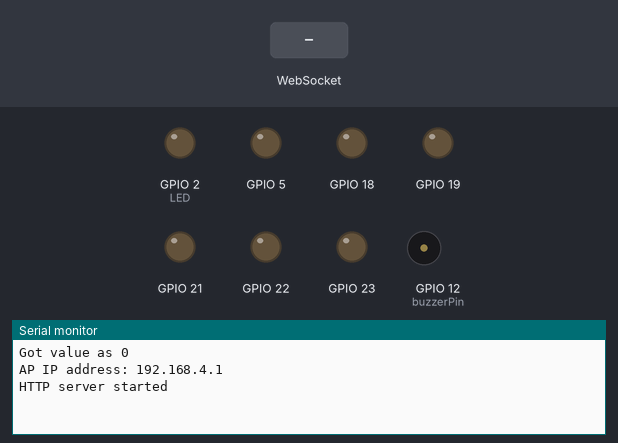
The sketch below on a simulated ESP32. Parts: output pins drawn as LEDs (lit = HIGH), buzzer (waves = sounding, pin HIGH), the last lines printed to the serial monitor. Inputs (shaded band) come from the test bench.

Above: at 1.2 s.
1.3 s: WebSocket text "MoveCar" received
At 2.0 s:
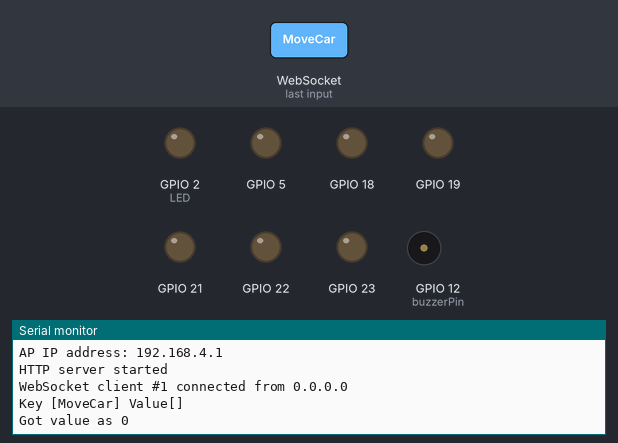
2.8 s: WebSocket text "Speed" received
At 3.1 s:
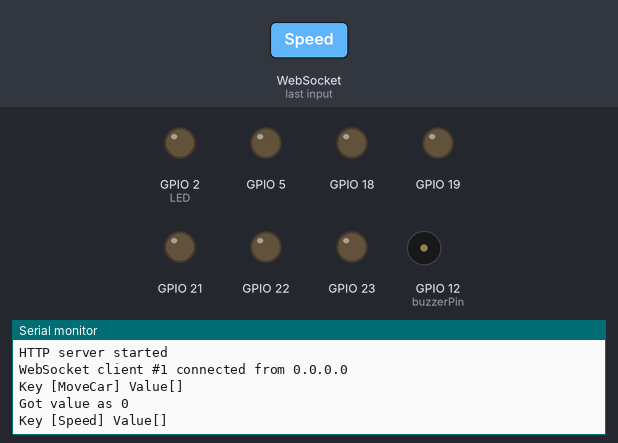
4.3 s: WebSocket text "MakeBuzz" received
At 5.5 s:
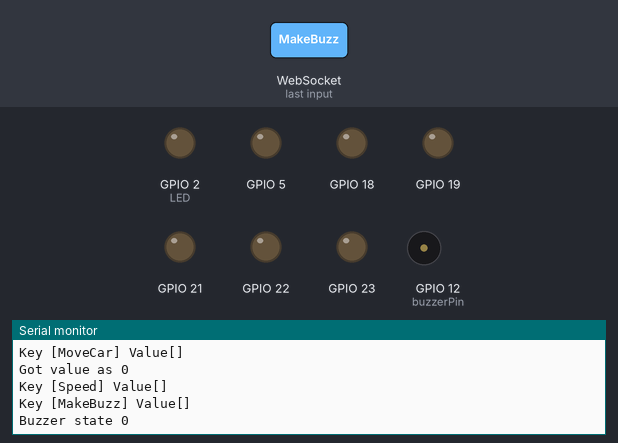

The sketch:

Wifi_Controlled_Robot_Car.ino
```cpp
#include <Arduino.h>
#ifdef ESP32
#include <WiFi.h>
#include <AsyncTCP.h>
#elif defined(ESP8266)
#include <ESP8266WiFi.h>
#include <ESPAsyncTCP.h>
#endif
#include <ESPAsyncWebServer.h>
#include <iostream>
#include <sstream>

#define buzzerPin 12
#define EnA 23
#define EnB 22
#define IN1 21
#define IN2 19
#define IN3 18
#define IN4 5
#define LED 2

struct MOTOR_PINS
{
  int pinEn;
  int pinIN1;
  int pinIN2;
};
std::vector<MOTOR_PINS> motorPins =
{
  {EnA, IN1, IN2},    //RIGHT_MOTOR Pins (EnA, IN1, IN2)
  {EnB, IN3, IN4},  //LEFT_MOTOR  Pins (EnB, IN3, IN4)
};

#define UP 1
#define DOWN 2
#define LEFT 3
#define RIGHT 4
#define STOP 0

#define RIGHT_MOTOR 0
#define LEFT_MOTOR 1

#define FORWARD 1
#define BACKWARD -1

const int PWMFreq = 1000; /* 1 KHz */
const int PWMResolution = 8;
const int PWMSpeedChannel = 4;

const char* ssid     = "Soham Car";
const char* password = "12345678";

AsyncWebServer server(80);
AsyncWebSocket wsCarInput("/CarInput");

const char* htmlHomePage PROGMEM = R"HTMLHOMEPAGE(
<!DOCTYPE html>
<html>
  <head>
  <meta name="viewport" content="width=device-width, initial-scale=1, maximum-scale=1, user-scalable=no">
    <style>
    .arrows {
      font-size:40px;
      color:red;
    }
    td.button {
      background-color:black;
      border-radius:25%;
      box-shadow: 5px 5px #888888;
    }
    td.button:active {
      transform: translate(5px,5px);
      box-shadow: none;
    }

    .noselect {
      -webkit-touch-callout: none; /* iOS Safari */
        -webkit-user-select: none; /* Safari */
         -khtml-user-select: none; /* Konqueror HTML */
           -moz-user-select: none; /* Firefox */
            -ms-user-select: none; /* Internet Explorer/Edge */
                user-select: none; /* Non-prefixed version, currently
                                      supported by Chrome and Opera */
    }

    .slidecontainer {
      width: 100%;
    }

    .slider {
      -webkit-appearance: none;
      width: 100%;
      height: 20px;
      border-radius: 5px;
      background: #d3d3d3;
      outline: none;
      opacity: 0.7;
      -webkit-transition: .2s;
      transition: opacity .2s;
    }

    .slider:hover {
      opacity: 1;
    }

    .slider::-webkit-slider-thumb {
      -webkit-appearance: none;
      appearance: none;
      width: 40px;
      height: 40px;
      border-radius: 50%;
      background: red;
      cursor: pointer;
    }

    .slider::-moz-range-thumb {
      width: 40px;
      height: 40px;
      border-radius: 50%;
      background: red;
      cursor: pointer;
    }
    </style>

  </head>
  <body class="noselect" align="center" style="background-color:white">

    <h1 style="color: teal;text-align:center;">Soham Academy</h1>
    <h2 style="color: teal;text-align:center;">Wifi &#128663; Control</h2>

    <table id="mainTable" style="width:360px;margin:auto;table-layout:fixed" CELLSPACING=10>
      <tr>
        <td></td>
        <td class="button" ontouchstart='sendButtonInput("MoveCar","1")' ontouchend='sendButtonInput("MoveCar","0")'><span class="arrows" >&#8679;</span></td>
        <td></td>
      </tr>
      <tr>
        <td class="button" ontouchstart='sendButtonInput("MoveCar","3")' ontouchend='sendButtonInput("MoveCar","0")'><span class="arrows" >&#8678;</span></td>
        <td class="button" ontouchstart='sendButtonInput("MakeBuzz","1")' ontouchend='sendButtonInput("MakeBuzz","0")'><span> Horn </span></td>
        <td class="button" ontouchstart='sendButtonInput("MoveCar","4")' ontouchend='sendButtonInput("MoveCar","0")'><span class="arrows" >&#8680;</span></td>
      </tr>
      <tr>
        <td></td>
        <td class="button" ontouchstart='sendButtonInput("MoveCar","2")' ontouchend='sendButtonInput("MoveCar","0")'><span class="arrows" >&#8681;</span></td>
        <td></td>
      </tr>
      <tr/><tr/>
      <tr/><tr/>
      <tr>
        <td style="text-align:left;font-size:25px"><b>Speed:</b></td>
        <td colspan=2>
         <div class="slidecontainer">
            <input type="range" min="0" max="255" value="150" class="slider" id="Speed" oninput='sendButtonInput("Speed",value)'>
          </div>
        </td>
      </tr>
    </table>

    <script>
      var webSocketCarInputUrl = "ws:\/\/" + window.location.hostname + "/CarInput";
      var websocketCarInput;

      function initCarInputWebSocket()
      {
        websocketCarInput = new WebSocket(webSocketCarInputUrl);
        websocketCarInput.onopen    = function(event)
        {
          var speedButton = document.getElementById("Speed");
          sendButtonInput("Speed", speedButton.value);
        };
        websocketCarInput.onclose   = function(event){setTimeout(initCarInputWebSocket, 2000);};
        websocketCarInput.onmessage = function(event){};
      }

      function sendButtonInput(key, value)
      {
        var data = key + "," + value;
        websocketCarInput.send(data);
      }

      window.onload = initCarInputWebSocket;
      document.getElementById("mainTable").addEventListener("touchend", function(event){
        event.preventDefault()
      });
    </script>
  </body>
</html>
)HTMLHOMEPAGE";


void rotateMotor(int motorNumber, int motorDirection)
{
  if (motorDirection == FORWARD)
  {
    digitalWrite(motorPins[motorNumber].pinIN1, HIGH);
    digitalWrite(motorPins[motorNumber].pinIN2, LOW);
  }
  else if (motorDirection == BACKWARD)
  {
    digitalWrite(motorPins[motorNumber].pinIN1, LOW);
    digitalWrite(motorPins[motorNumber].pinIN2, HIGH);
  }
  else
  {
    digitalWrite(motorPins[motorNumber].pinIN1, LOW);
    digitalWrite(motorPins[motorNumber].pinIN2, LOW);
  }
}

void moveCar(int inputValue)
{
  Serial.printf("Got value as %d\n", inputValue);
  switch(inputValue)
  {

    case UP:
      rotateMotor(RIGHT_MOTOR, FORWARD);
      rotateMotor(LEFT_MOTOR, FORWARD);
      break;

    case DOWN:
      rotateMotor(RIGHT_MOTOR, BACKWARD);
      rotateMotor(LEFT_MOTOR, BACKWARD);
      break;

    case LEFT:
      rotateMotor(RIGHT_MOTOR, FORWARD);
      rotateMotor(LEFT_MOTOR, BACKWARD);
      break;

    case RIGHT:
      rotateMotor(RIGHT_MOTOR, BACKWARD);
      rotateMotor(LEFT_MOTOR, FORWARD);
      break;

    case STOP:
      rotateMotor(RIGHT_MOTOR, STOP);
      rotateMotor(LEFT_MOTOR, STOP);
      break;

    default:
      rotateMotor(RIGHT_MOTOR, STOP);
      rotateMotor(LEFT_MOTOR, STOP);
      break;
  }
}

void makeBuzz(int inputValue)
{
  Serial.printf("Buzzer state %d\n", inputValue);
  switch(inputValue)
  {

    case UP:
      digitalWrite(buzzerPin ,HIGH);
      digitalWrite(LED,HIGH);
      break;

    case STOP:
      digitalWrite(buzzerPin ,LOW);
      digitalWrite(LED,LOW);
      break;

    default:
      digitalWrite(buzzerPin,LOW);
      digitalWrite(LED,LOW);
      break;
  }
}

void handleRoot(AsyncWebServerRequest *request)
{
  request->send_P(200, "text/html", htmlHomePage);
}

void handleNotFound(AsyncWebServerRequest *request)
{
    request->send(404, "text/plain", "File Not Found");
}

void onCarInputWebSocketEvent(AsyncWebSocket *server,
                      AsyncWebSocketClient *client,
                      AwsEventType type,
                      void *arg,
                      uint8_t *data,
                      size_t len)
{
  switch (type)
  {
    case WS_EVT_CONNECT:
      Serial.printf("WebSocket client #%u connected from %s\n", client->id(), client->remoteIP().toString().c_str());
      break;
    case WS_EVT_DISCONNECT:
      Serial.printf("WebSocket client #%u disconnected\n", client->id());
      moveCar(STOP);
      break;
    case WS_EVT_DATA:
      AwsFrameInfo *info;
      info = (AwsFrameInfo*)arg;
      if (info->final && info->index == 0 && info->len == len && info->opcode == WS_TEXT)
      {
        std::string myData = "";
        myData.assign((char *)data, len);
        std::istringstream ss(myData);
        std::string key, value;
        std::getline(ss, key, ',');
        std::getline(ss, value, ',');
        Serial.printf("Key [%s] Value[%s]\n", key.c_str(), value.c_str());
        int valueInt = atoi(value.c_str());
        if (key == "MoveCar")
        {
          moveCar(valueInt);
        }
        else if (key == "Speed")
        {
          ledcWrite(PWMSpeedChannel, valueInt);
        }
        else if (key == "MakeBuzz")
        {
         makeBuzz(valueInt);
        }
      }
      break;
    case WS_EVT_PONG:
    case WS_EVT_ERROR:
      break;
    default:
      break;
  }
}

void setUpPinModes()
{
  //Set up PWM
  ledcSetup(PWMSpeedChannel, PWMFreq, PWMResolution);

  for (int i = 0; i < motorPins.size(); i++)
  {
    pinMode(motorPins[i].pinEn, OUTPUT);
    pinMode(motorPins[i].pinIN1, OUTPUT);
    pinMode(motorPins[i].pinIN2, OUTPUT);

    /* Attach the PWM Channel to the motor enb Pin */
    ledcAttachPin(motorPins[i].pinEn, PWMSpeedChannel);
  }
  moveCar(STOP);
  pinMode(buzzerPin, OUTPUT);
  pinMode(LED,OUTPUT);
}


void setup(void)
{
  setUpPinModes();
  Serial.begin(115200);
  WiFi.softAP(ssid, password);
  IPAddress IP = WiFi.softAPIP();
  Serial.print("AP IP address: ");
  Serial.println(IP);
  server.on("/", HTTP_GET, handleRoot);
  server.onNotFound(handleNotFound);
  wsCarInput.onEvent(onCarInputWebSocketEvent);
  server.addHandler(&wsCarInput);
  server.begin();
  Serial.println("HTTP server started");
}

void loop()
{
  wsCarInput.cleanupClients();
}
```

Measured:
- after the input at 1.3 s, the serial monitor: prints a new line at once (image 1)
- after the input at 2.8 s, the serial monitor: prints a new line at once (image 2)
- after the input at 4.3 s, the serial monitor: prints a new line at once (image 3)
